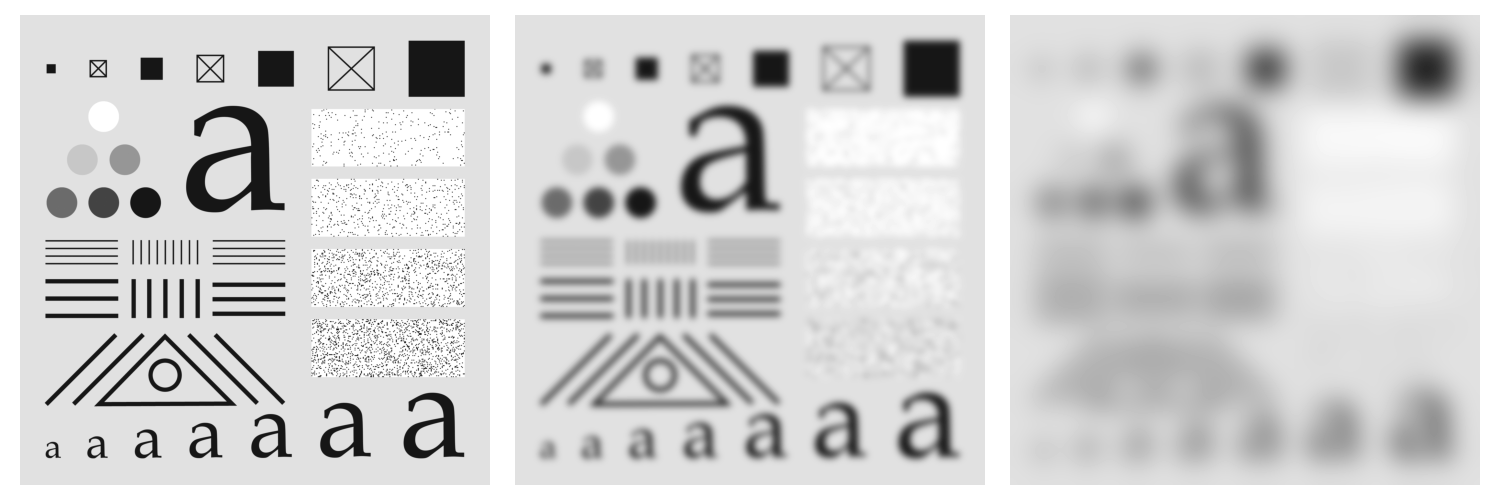

Write the Python code that produced this figure.
import numpy as np
import matplotlib.pyplot as plt
from skimage.io import imread
from skimage.util import img_as_float
from scipy.ndimage import correlate1d
from libDIPUM.data_path import dip_data

# Data
img_name = dip_data('testpattern4096.tif')
f = imread(img_name)
if f.ndim == 3:
    f = f[:, :, 0]
f = img_as_float(f)


def gaussian_1d(size, sigma):
    radius = (size - 1) // 2
    x = np.arange(-radius, radius + 1, dtype=np.float64)
    w = np.exp(-(x ** 2) / (2.0 * sigma * sigma))
    w /= np.sum(w)
    return w


# Separable kernels equivalent to normalized 2D Gaussian kernels
w187 = gaussian_1d(187, 31.0)
w745 = gaussian_1d(745, 124.0)

# Filtering (MATLAB imfilter(..., 'symmetric') -> mode='reflect')
g187 = correlate1d(f, w187, axis=1, mode='reflect')
g187 = correlate1d(g187, w187, axis=0, mode='reflect')

g745 = correlate1d(f, w745, axis=1, mode='reflect')
g745 = correlate1d(g745, w745, axis=0, mode='reflect')

# Display
plt.figure(figsize=(15, 5))

plt.subplot(1, 3, 1)
plt.imshow(f, cmap='gray', vmin=0, vmax=1)
plt.axis('off')

plt.subplot(1, 3, 2)
plt.imshow(g187, cmap='gray', vmin=0, vmax=1)
plt.axis('off')

plt.subplot(1, 3, 3)
plt.imshow(g745, cmap='gray', vmin=0, vmax=1)
plt.axis('off')

plt.tight_layout()
plt.savefig('Figure346.png')
print('Saved Figure346.png')
plt.show()
